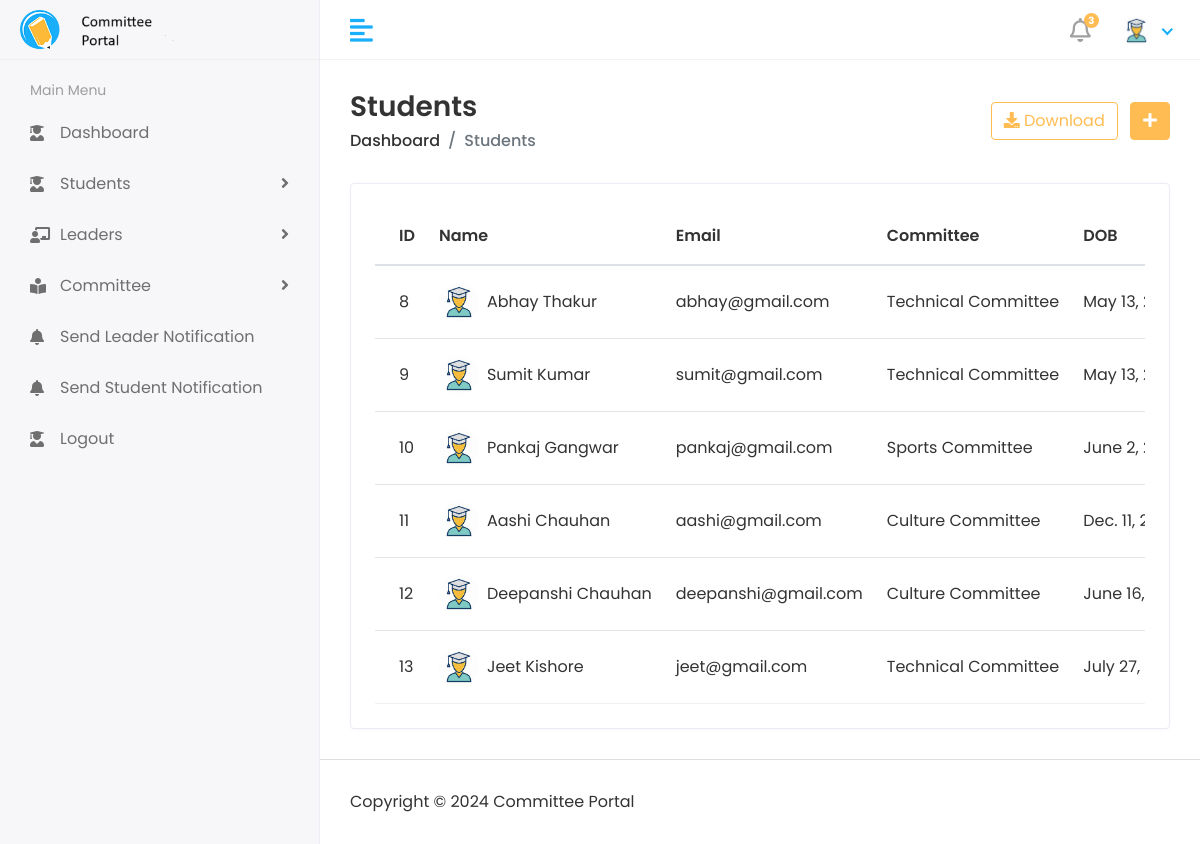
/Hod/Student/View (signed in), run on the app's committed database.
### app/models.py (models this page shows, shortened)
class CustomUser(AbstractUser):
    USER = [
        (1, 'HOD'),
        (2, 'Leader'),
        (3, 'Student'),
    ]
    user_type = models.CharField(choices=USER, max_length=50, default=1)
    profile_pic = models.ImageField(upload_to='media/profile_pics')

class Student(models.Model):
    admin = models.OneToOneField(CustomUser, on_delete=models.CASCADE)
    address = models.TextField()
    gender = models.CharField(max_length=100)
    committee_id = models.ForeignKey(Committee, on_delete=models.CASCADE, default=1)
    date_of_birth = models.DateField()
    course_id = models.ForeignKey(Course, on_delete=models.DO_NOTHING)
    created_at = models.DateTimeField(auto_now_add=True)
    updated_at = models.DateTimeField(auto_now=True)

class Committee(models.Model):
    name = models.CharField(max_length=100)
    description = models.TextField()
    leader = models.ForeignKey(Leader, on_delete=models.CASCADE)
    created_at = models.DateTimeField(auto_now_add=True)
    updated_at = models.DateTimeField(auto_now=True)

### managementSystem/hod_views.py (the view)
# urls.py: path('Hod/Student/View', hod_views.view_student, name='view_student'),
@login_required(login_url='/')
def view_student(request):
    student = Student.objects.all()
    context = {
        'student': student
    }
    return render(request, "hod/view_student.html", context)

### templates/hod/view_student.html (shortened to what this page needs)
<!DOCTYPE html>
<html lang="en">
{% load static %}
<head>
    <link rel="stylesheet" href="{% static 'assets/plugins/bootstrap/css/bootstrap.min.css' %}">
    <link rel="stylesheet" href="{% static 'assets/plugins/fontawesome/css/fontawesome.min.css' %}">
    <link rel="stylesheet" href="{% static 'assets/plugins/fontawesome/css/all.min.css' %}">
    <link rel="stylesheet" href="{% static 'assets/css/style.css' %}">
</head>
<body>
<div class="main-wrapper">
    <div class="header">
        <div class="header-left">
            <a href="#" class="logo">
                <img src="{% static 'assets/img/logo.png' %}" alt="Logo">
            </a>
        </div>
        <a href="javascript:void(0);" id="toggle_btn">
            <i class="fas fa-align-left"></i>
        </a>
        <ul class="nav user-menu">
            <li class="nav-item dropdown noti-dropdown">
                <a href="#" class="dropdown-toggle nav-link" data-toggle="dropdown">
                    <i class="far fa-bell"></i> <span class="badge badge-pill">3</span>
                </a>
            </li>
            <li class="nav-item dropdown has-arrow">
                <a href="#" class="dropdown-toggle nav-link" data-toggle="dropdown">
                    <span class="user-img"><img class="rounded-circle"
                                                src="/{{ user.profile_pic }}"
                                                width="31" alt="Ryan Taylor"></span>
                </a>
            </li>
        </ul>
    </div>
    <div class="sidebar" id="sidebar">
        <div class="sidebar-inner slimscroll">
            <div id="sidebar-menu" class="sidebar-menu">
                <ul>
                    <li class="menu-title">
                        <span>Main Menu</span>
                    </li>
                    <li>
                        <a href="{% url 'hod_home' %}"><i class="fas fa-user-graduate"></i> <span> Dashboard</span></a>
                    </li>
                    <li class="submenu">
                        <a href="#"><i class="fas fa-user-graduate"></i> <span> Students</span> <span
                                class="menu-arrow"></span></a>
                    </li>
                    <li class="submenu">
                        <a href="#"><i class="fas fa-chalkboard-teacher"></i> <span> Leaders</span> <span
                                class="menu-arrow"></span></a>
                    </li>
                    <li class="submenu">
                        <a href="#"><i class="fas fa-book-reader"></i> <span>Committee</span> <span
                                class="menu-arrow"></span></a>
                    </li>
                    <li>
                        <a href="{% url 'send_leader_notification' %}"><i class="fa fa-bell"></i> <span> Send Leader Notification</span></a>
                    </li>
                    <li>
                        <a href="#"><i class="fa fa-bell"></i> <span>Send Student Notification</span></a>
                    </li>
                    <li>
                        <a href="#"><i class="fas fa-user-graduate"></i> <span> Logout</span></a>
                    </li>
                </ul>
            </div>
        </div>
    </div>
    <div class="page-wrapper">
        <div class="content container-fluid">
            <div class="page-header">
                <div class="row align-items-center">
                    <div class="col">
                        <h3 class="page-title">Students</h3>
                        <ul class="breadcrumb">
                            <li class="breadcrumb-item"><a href="index.html">Dashboard</a></li>
                            <li class="breadcrumb-item active">Students</li>
                        </ul>
                    </div>
                    <div class="col-auto text-right float-right ml-auto">
                        <a href="#" class="btn btn-outline-primary mr-2"><i class="fas fa-download"></i> Download</a>
                        <a href="add-student.html" class="btn btn-primary"><i class="fas fa-plus"></i></a>
                    </div>
                </div>
            </div>
            <div class="row">
                <div class="col-sm-12">
                    <div class="card card-table">
                        <div class="card-body">
                            <div class="table-responsive">
                                <table class="table table-hover table-center mb-0 datatable">
                                    <thead>
                                    <tr>
                                        <th>ID</th>
                                        <th>Name</th>
                                        <th>Email</th>
                                        <th>Committee</th>
                                        <th>DOB</th>
                                    </tr>
                                    </thead>
                                    <tbody>
                                    {% for i in student %}
                                    <tr>
                                        <td>{{ i.id }}</td>
                                        <td>
                                            <h2 class="table-avatar">
                                                <a href="student-details.html" class="avatar avatar-sm mr-2"><img
                                                        class="avatar-img rounded-circle"
                                                        src="/{{ i.admin.profile_pic }}" alt="User Image"></a>
                                                <a href="student-details.html">{{ i.admin.first_name }} {{ i.admin.last_name }}</a>
                                            </h2>
                                        </td>
                                        <td>{{ i.admin.email }}</td>
                                        <td>{{ i.committee_id.name }} Committee</td>
                                        <td>{{ i.date_of_birth }}</td>
                                    </tr>
                                    {% endfor %}
                                    </tbody>
                                </table>
                            </div>
                        </div>
                    </div>
                </div>
            </div>
        </div>
        <footer>
            <p>Copyright © 2024 Committee Portal</p>
        </footer>
    </div>
</div>
</body>
</html>

### data on the page
CustomUser: profile_pic (picture)
Student: id "8", admin.profile_pic (picture), admin.first_name "Abhay", admin.last_name "Thakur", admin.email "abhay@gmail.com", committee_id.name "Technical", date_of_birth "May 13,…"
Student: id "9", admin.profile_pic (picture), admin.first_name "Sumit", admin.last_name "Kumar", admin.email "sumit@gmail.com", committee_id.name "Technical", date_of_birth "May 13,…"
Student: id "10", admin.profile_pic (picture), admin.first_name "Pankaj", admin.last_name "Gangwar", admin.email "pankaj@gmail.com", committee_id.name "Sports", date_of_birth "June 2,…"
Student: id "11", admin.profile_pic (picture), admin.first_name "Aashi", admin.last_name "Chauhan", admin.email "aashi@gmail.com", committee_id.name "Culture", date_of_birth "Dec. 11,…"
Student: id "12", admin.profile_pic (picture), admin.first_name "Deepanshi", admin.last_name "Chauhan", admin.email "deepanshi@gmail.com", committee_id.name "Culture", date_of_birth "June 16,…"
Student: id "13", admin.profile_pic (picture), admin.first_name "Jeet", admin.last_name "Kishore", admin.email "jeet@gmail.com", committee_id.name "Technical", date_of_birth "July 27,…"
